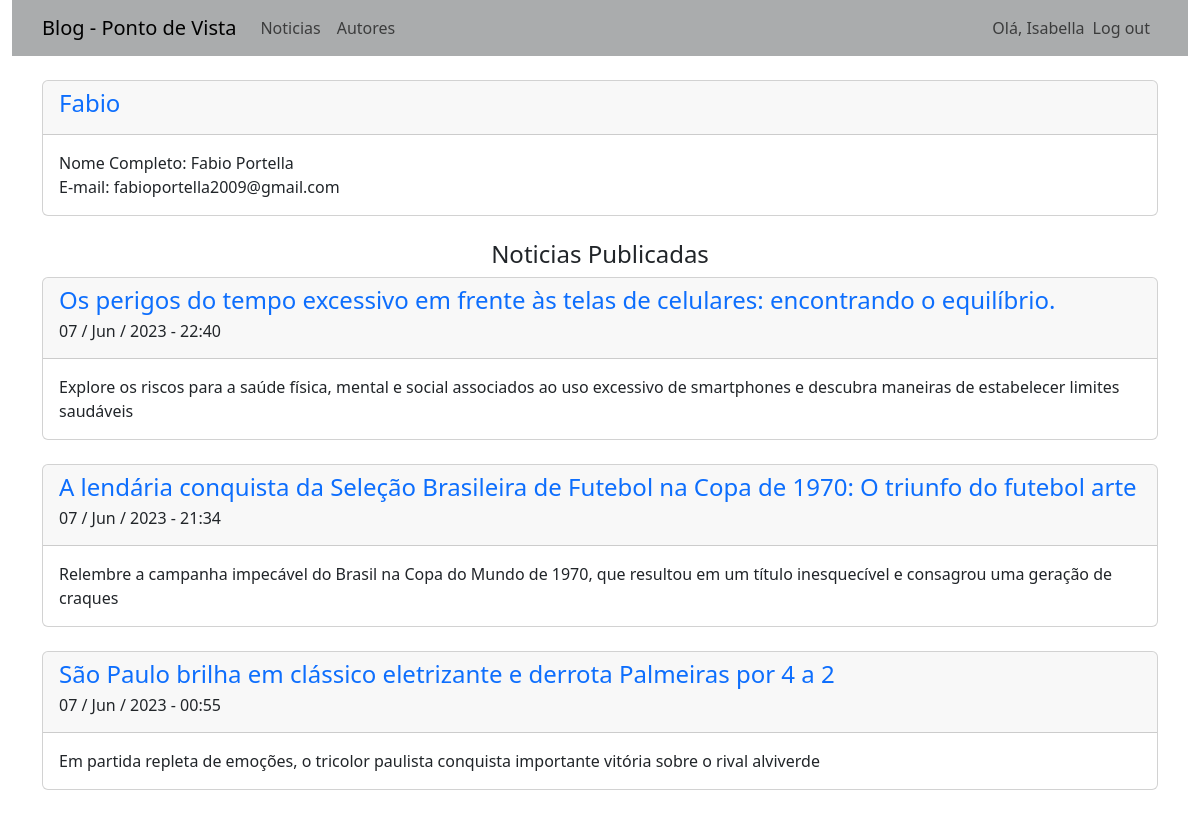
The app's page /autores/1 (signed in) with its own data.
### app_noticias/models.py (models this page shows, shortened)
class Noticia(models.Model):
    titulo = models.CharField(max_length=100)
    sub_titulo = models.CharField(max_length=150)
    data = models.DateTimeField(auto_now_add=True)
    autor = models.ForeignKey(User, on_delete=models.CASCADE)
    texto = models.TextField()

### app_noticias/views.py (the view)
# urls.py: path('autores/<int:id>', views.autor, name='autor'),
def autor(request, id):
    template = 'noticias/autor.html'
    autor = User.objects.get(id=id)
    noticias = Noticia.objects.filter(autor=id).order_by('-data')
    context = {
        'autor': autor,
        'noticias': noticias
        }
    return render(request, template , context)

### app_noticias/templates/noticias/autor.html
{% extends "noticias/base.html" %}
{% block content %}
    <div class="card">
        <div class="card-header">
            <div class="row">
                <h4 class="text-primary">{{ autor.username}}</h4>
            </div>
        </div>
        <div class="card-body">
                Nome Completo: {{ autor.first_name}} {{ autor.last_name}}
                <br>
                E-mail: {{ autor.email}}
        </div>
    </div>
    <br>
    <h4 style="text-align: center;"> Noticias Publicadas </h4>
    {% for noticia in noticias %}
        <div class="card">
            <div class="card-header">
                <div class='row'>
                    <h4><a href="{% url 'noticias:noticia' noticia.id %}" style="text-decoration: none;">{{ noticia.titulo }}</a></h4>
                    <div class="row">
                        <h6> {{ noticia.data|date:'d / M / Y - H:i' }} </h6>
                    </div>
                </div>
            </div>
            <div class="card-body">
                <span>{{ noticia.sub_titulo }}</span>
            </div>
        </div>
        <br>
    {% empty %}
        <h5>Ainda não há noticias registradas deste Autor.</h5>
    {% endfor %}
{% endblock %}

### app_noticias/templates/noticias/navbar.html (shortened to what this page needs)
<nav class="navbar navbar-expand-md navbar-light" style="background-color: #aaacad;">
  <div class="container-fluid container">
    <a class="navbar-brand" href="{% url 'noticias:index' %}">Blog - Ponto de Vista</a>
    <div class="collapse navbar-collapse" id="navbarSupportedContent">
        <ul class="navbar-nav me-auto mb-2 mb-lg-0">
          <li class="nav-item"><a class="nav-link" href="{% url 'noticias:noticias' %}">Noticias</a></li>
          <li class="nav-item"><a class="nav-link" href="{% url 'noticias:autores' %}">Autores</a></li>
        </ul>
      {% if user.is_authenticated %}
        <ul class="navbar-nav ms-auto mb-2 mb-lg-0">
          <span class="navbar-text"> Olá, {{ user.username }} </span>
          <li class="nav-item"><a class="nav-link" href="{% url 'users:logout' %}">Log out</a></li>
        </ul>
      {% endif %}
    </div>
  </div>
</nav>

### records on screen
Noticia: titulo "Os perigos do tempo excessivo em frente às telas de celulares: encontrando o equilíbrio.", data "07 / Jun / 2023 - 22:40", sub_titulo "Explore os riscos para a saúde física, mental e social associados ao uso excessivo de smartphones e descubra maneiras de estabelecer limites saudáveis"
Noticia: titulo "A lendária conquista da Seleção Brasileira de Futebol na Copa de 1970: O triunfo do futebol arte", data "07 / Jun / 2023 - 21:34", sub_titulo "Relembre a campanha impecável do Brasil na Copa do Mundo de 1970, que resultou em um título inesquecível e consagrou uma geração de craques"
Noticia: titulo "São Paulo brilha em clássico eletrizante e derrota Palmeiras por 4 a 2", data "07 / Jun / 2023 - 00:55", sub_titulo "Em partida repleta de emoções, o tricolor paulista conquista importante vitória sobre o rival alviverde"

### other values on screen
{{ user.username }} "Isabella"
{{ autor.username }} "Fabio"
{{ autor.first_name }} "Fabio"
{{ autor.last_name }} "Portella"
{{ autor.email }} "fabioportella2009@gmail.com"
